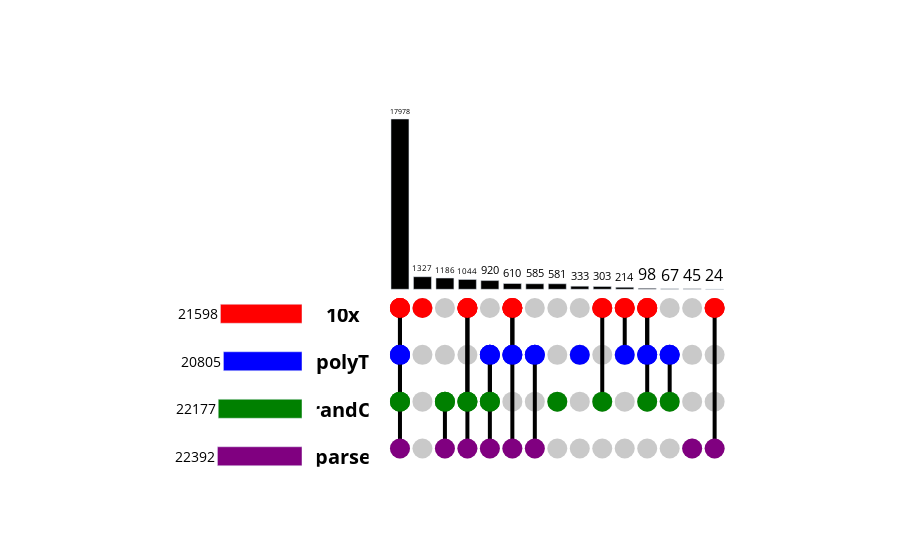

The cell this chart's notebook holds for it:
### Code cell
dict = {}

for data in datasets:
    dict[str(data.uns['name'])] = (df_genes['gene_ids'].isin(data.var['transcript_ids'])).tolist()
contents = pd.DataFrame(dict) 

upset = Upset.generate_plot(contents)
upset.show()

### Figure 1 — Plotly figure (JSON) as saved in the notebook; plotly's stock layout.template omitted (floating-point values rounded to 4 significant figures)
{"data": [{"marker": {"color": "#C9C9C9", "size": 20}, "mode": "markers", "showlegend": false, "type": "scatter", "x": [0, 0, 0, 0, 1, 1, 1, 1, 2, 2, 2, 2, 3, 3, 3, 3, 4, 4, 4, 4, 5, 5, 5, 5, 6, 6, 6, 6, 7, 7, 7, 7, 8, 8, 8, 8, 9, 9, 9, 9, 10, 10, 10, 10, 11, 11, 11, 11, 12, 12, 12, 12, 13, 13, 13, 13, 14, 14, 14, 14], "xaxis": "x3", "y": [-1978.0, -6922.0, -11870.0, -16810.0, -1978.0, -6922.0, -11870.0, -16810.0, -1978.0, -6922.0, -11870.0, -16810.0, -1978.0, -6922.0, -11870.0, -16810.0, -1978.0, -6922.0, -11870.0, -16810.0, -1978.0, -6922.0, -11870.0, -16810.0, -1978.0, -6922.0, -11870.0, -16810.0, -1978.0, -6922.0, -11870.0, -16810.0, -1978.0, -6922.0, -11870.0, -16810.0, -1978.0, -6922.0, -11870.0, -16810.0, -1978.0, -6922.0, -11870.0, -16810.0, -1978.0, -6922.0, -11870.0, -16810.0, -1978.0, -6922.0, -11870.0, -16810.0, -1978.0, -6922.0, -11870.0, -16810.0, -1978.0, -6922.0, -11870.0, -16810.0], "yaxis": "y3"}, {"line": {"color": "black", "width": 4}, "marker": {"color": ["red"], "line": {"color": "black"}, "showscale": false, "size": 20}, "mode": "markers+lines", "showlegend": false, "type": "scatter", "x": [0], "xaxis": "x3", "y": [-1978.0], "yaxis": "y3"}, {"line": {"color": "black", "width": 4}, "marker": {"color": ["red", "blue"], "line": {"color": "black"}, "showscale": false, "size": 20}, "mode": "markers+lines", "showlegend": false, "type": "scatter", "x": [0, 0], "xaxis": "x3", "y": [-1978.0, -6922.0], "yaxis": "y3"}, {"line": {"color": "black", "width": 4}, "marker": {"color": ["red", "blue", "green"], "line": {"color": "black"}, "showscale": false, "size": 20}, "mode": "markers+lines", "showlegend": false, "type": "scatter", "x": [0, 0, 0], "xaxis": "x3", "y": [-1978.0, -6922.0, -11870.0], "yaxis": "y3"}, {"line": {"color": "black", "width": 4}, "marker": {"color": ["red", "blue", "green", "purple"], "line": {"color": "black"}, "showscale": false, "size": 20}, "mode": "markers+lines", "showlegend": false, "type": "scatter", "x": [0, 0, 0, 0], "xaxis": "x3", "y": [-1978.0, -6922.0, -11870.0, -16810.0], "yaxis": "y3"}, {"line": {"color": "black", "width": 4}, "marker": {"color": ["red"], "line": {"color": "black"}, "showscale": false, "size": 20}, "mode": "markers+lines", "showlegend": false, "type": "scatter", "x": [1], "xaxis": "x3", "y": [-1978.0], "yaxis": "y3"}, {"line": {"color": "black", "width": 4}, "marker": {"color": ["green"], "line": {"color": "black"}, "showscale": false, "size": 20}, "mode": "markers+lines", "showlegend": false, "type": "scatter", "x": [2], "xaxis": "x3", "y": [-11870.0], "yaxis": "y3"}, {"line": {"color": "black", "width": 4}, "marker": {"color": ["green", "purple"], "line": {"color": "black"}, "showscale": false, "size": 20}, "mode": "markers+lines", "showlegend": false, "type": "scatter", "x": [2, 2], "xaxis": "x3", "y": [-11870.0, -16810.0], "yaxis": "y3"}, {"line": {"color": "black", "width": 4}, "marker": {"color": ["red"], "line": {"color": "black"}, "showscale": false, "size": 20}, "mode": "markers+lines", "showlegend": false, "type": "scatter", "x": [3], "xaxis": "x3", "y": [-1978.0], "yaxis": "y3"}, {"line": {"color": "black", "width": 4}, "marker": {"color": ["red", "green"], "line": {"color": "black"}, "showscale": false, "size": 20}, "mode": "markers+lines", "showlegend": false, "type": "scatter", "x": [3, 3], "xaxis": "x3", "y": [-1978.0, -11870.0], "yaxis": "y3"}, {"line": {"color": "black", "width": 4}, "marker": {"color": ["red", "green", "purple"], "line": {"color": "black"}, "showscale": false, "size": 20}, "mode": "markers+lines", "showlegend": false, "type": "scatter", "x": [3, 3, 3], "xaxis": "x3", "y": [-1978.0, -11870.0, -16810.0], "yaxis": "y3"}, {"line": {"color": "black", "width": 4}, "marker": {"color": ["blue"], "line": {"color": "black"}, "showscale": false, "size": 20}, "mode": "markers+lines", "showlegend": false, "type": "scatter", "x": [4], "xaxis": "x3", "y": [-6922.0], "yaxis": "y3"}, {"line": {"color": "black", "width": 4}, "marker": {"color": ["blue", "green"], "line": {"color": "black"}, "showscale": false, "size": 20}, "mode": "markers+lines", "showlegend": false, "type": "scatter", "x": [4, 4], "xaxis": "x3", "y": [-6922.0, -11870.0], "yaxis": "y3"}, {"line": {"color": "black", "width": 4}, "marker": {"color": ["blue", "green", "purple"], "line": {"color": "black"}, "showscale": false, "size": 20}, "mode": "markers+lines", "showlegend": false, "type": "scatter", "x": [4, 4, 4], "xaxis": "x3", "y": [-6922.0, -11870.0, -16810.0], "yaxis": "y3"}, {"line": {"color": "black", "width": 4}, "marker": {"color": ["red"], "line": {"color": "black"}, "showscale": false, "size": 20}, "mode": "markers+lines", "showlegend": false, "type": "scatter", "x": [5], "xaxis": "x3", "y": [-1978.0], "yaxis": "y3"}, {"line": {"color": "black", "width": 4}, "marker": {"color": ["red", "blue"], "line": {"color": "black"}, "showscale": false, "size": 20}, "mode": "markers+lines", "showlegend": false, "type": "scatter", "x": [5, 5], "xaxis": "x3", "y": [-1978.0, -6922.0], "yaxis": "y3"}, {"line": {"color": "black", "width": 4}, "marker": {"color": ["red", "blue", "purple"], "line": {"color": "black"}, "showscale": false, "size": 20}, "mode": "markers+lines", "showlegend": false, "type": "scatter", "x": [5, 5, 5], "xaxis": "x3", "y": [-1978.0, -6922.0, -16810.0], "yaxis": "y3"}, {"line": {"color": "black", "width": 4}, "marker": {"color": ["blue"], "line": {"color": "black"}, "showscale": false, "size": 20}, "mode": "markers+lines", "showlegend": false, "type": "scatter", "x": [6], "xaxis": "x3", "y": [-6922.0], "yaxis": "y3"}, {"line": {"color": "black", "width": 4}, "marker": {"color": ["blue", "purple"], "line": {"color": "black"}, "showscale": false, "size": 20}, "mode": "markers+lines", "showlegend": false, "type": "scatter", "x": [6, 6], "xaxis": "x3", "y": [-6922.0, -16810.0], "yaxis": "y3"}, {"line": {"color": "black", "width": 4}, "marker": {"color": ["green"], "line": {"color": "black"}, "showscale": false, "size": 20}, "mode": "markers+lines", "showlegend": false, "type": "scatter", "x": [7], "xaxis": "x3", "y": [-11870.0], "yaxis": "y3"}, {"line": {"color": "black", "width": 4}, "marker": {"color": ["blue"], "line": {"color": "black"}, "showscale": false, "size": 20}, "mode": "markers+lines", "showlegend": false, "type": "scatter", "x": [8], "xaxis": "x3", "y": [-6922.0], "yaxis": "y3"}, {"line": {"color": "black", "width": 4}, "marker": {"color": ["red"], "line": {"color": "black"}, "showscale": false, "size": 20}, "mode": "markers+lines", "showlegend": false, "type": "scatter", "x": [9], "xaxis": "x3", "y": [-1978.0], "yaxis": "y3"}, {"line": {"color": "black", "width": 4}, "marker": {"color": ["red", "green"], "line": {"color": "black"}, "showscale": false, "size": 20}, "mode": "markers+lines", "showlegend": false, "type": "scatter", "x": [9, 9], "xaxis": "x3", "y": [-1978.0, -11870.0], "yaxis": "y3"}, {"line": {"color": "black", "width": 4}, "marker": {"color": ["red"], "line": {"color": "black"}, "showscale": false, "size": 20}, "mode": "markers+lines", "showlegend": false, "type": "scatter", "x": [10], "xaxis": "x3", "y": [-1978.0], "yaxis": "y3"}, {"line": {"color": "black", "width": 4}, "marker": {"color": ["red", "blue"], "line": {"color": "black"}, "showscale": false, "size": 20}, "mode": "markers+lines", "showlegend": false, "type": "scatter", "x": [10, 10], "xaxis": "x3", "y": [-1978.0, -6922.0], "yaxis": "y3"}, {"line": {"color": "black", "width": 4}, "marker": {"color": ["red"], "line": {"color": "black"}, "showscale": false, "size": 20}, "mode": "markers+lines", "showlegend": false, "type": "scatter", "x": [11], "xaxis": "x3", "y": [-1978.0], "yaxis": "y3"}, {"line": {"color": "black", "width": 4}, "marker": {"color": ["red", "blue"], "line": {"color": "black"}, "showscale": false, "size": 20}, "mode": "markers+lines", "showlegend": false, "type": "scatter", "x": [11, 11], "xaxis": "x3", "y": [-1978.0, -6922.0], "yaxis": "y3"}, {"line": {"color": "black", "width": 4}, "marker": {"color": ["red", "blue", "green"], "line": {"color": "black"}, "showscale": false, "size": 20}, "mode": "markers+lines", "showlegend": false, "type": "scatter", "x": [11, 11, 11], "xaxis": "x3", "y": [-1978.0, -6922.0, -11870.0], "yaxis": "y3"}, {"line": {"color": "black", "width": 4}, "marker": {"color": ["blue"], "line": {"color": "black"}, "showscale": false, "size": 20}, "mode": "markers+lines", "showlegend": false, "type": "scatter", "x": [12], "xaxis": "x3", "y": [-6922.0], "yaxis": "y3"}, {"line": {"color": "black", "width": 4}, "marker": {"color": ["blue", "green"], "line": {"color": "black"}, "showscale": false, "size": 20}, "mode": "markers+lines", "showlegend": false, "type": "scatter", "x": [12, 12], "xaxis": "x3", "y": [-6922.0, -11870.0], "yaxis": "y3"}, {"line": {"color": "black", "width": 4}, "marker": {"color": ["purple"], "line": {"color": "black"}, "showscale": false, "size": 20}, "mode": "markers+lines", "showlegend": false, "type": "scatter", "x": [13], "xaxis": "x3", "y": [-16810.0], "yaxis": "y3"}, {"line": {"color": "black", "width": 4}, "marker": {"color": ["red"], "line": {"color": "black"}, "showscale": false, "size": 20}, "mode": "markers+lines", "showlegend": false, "type": "scatter", "x": [14], "xaxis": "x3", "y": [-1978.0], "yaxis": "y3"}, {"line": {"color": "black", "width": 4}, "marker": {"color": ["red", "purple"], "line": {"color": "black"}, "showscale": false, "size": 20}, "mode": "markers+lines", "showlegend": false, "type": "scatter", "x": [14, 14], "xaxis": "x3", "y": [-1978.0, -16810.0], "yaxis": "y3"}, {"hoverinfo": "none", "marker": {"color": "black"}, "text": [17980.0, 1327.0, 1186.0, 1044.0, 920.0, 610.0, 585.0, 581.0, 333.0, 303.0, 214.0, 98.0, 67.0, 45.0, 24.0], "textfont": {"color": "black", "size": 20}, "textposition": "outside", "type": "bar", "x": [0, 1, 2, 3, 4, 5, 6, 7, 8, 9, 10, 11, 12, 13, 14], "xaxis": "x3", "y": [17978, 1327, 1186, 1044, 920, 610, 585, 581, 333, 303, 214, 98, 67, 45, 24], "yaxis": "y3"}, {"mode": "text", "showlegend": false, "text": ["<b>10x</b>", "<b>polyT</b>", "<b>randO</b>", "<b>parse</b>"], "textfont": {"color": "black", "size": 20}, "textposition": "middle center", "type": "scatter", "x": [-0.05, -0.05, -0.05, -0.05], "xaxis": "x2", "y": [-1978.0, -6922.0, -11870.0, -16810.0, -1978.0, -6922.0, -11870.0, -16810.0, -1978.0, -6922.0, -11870.0, -16810.0, -1978.0, -6922.0, -11870.0, -16810.0, -1978.0, -6922.0, -11870.0, -16810.0, -1978.0, -6922.0, -11870.0, -16810.0, -1978.0, -6922.0, -11870.0, -16810.0, -1978.0, -6922.0, -11870.0, -16810.0, -1978.0, -6922.0, -11870.0, -16810.0, -1978.0, -6922.0, -11870.0, -16810.0, -1978.0, -6922.0, -11870.0, -16810.0, -1978.0, -6922.0, -11870.0, -16810.0, -1978.0, -6922.0, -11870.0, -16810.0, -1978.0, -6922.0, -11870.0, -16810.0, -1978.0, -6922.0, -11870.0, -16810.0], "yaxis": "y2"}, {"marker": {"color": ["red", "blue", "green", "purple", "orange", "yellow"]}, "orientation": "h", "text": [21600.0, 20800.0, 22180.0, 22390.0], "textfont": {"color": "black", "size": 20}, "textposition": "outside", "type": "bar", "width": 0.4, "x": [-21598, -20805, -22177, -22392], "xaxis": "x", "y": [0, 1, 2, 3], "yaxis": "y"}], "layout": {"plot_bgcolor": "white", "showlegend": false, "xaxis": {"anchor": "y", "domain": [0.1, 0.3], "range": [-39186, 0], "showticklabels": false}, "xaxis2": {"anchor": "y2", "domain": [0.32, 0.39], "showticklabels": false}, "xaxis3": {"anchor": "y3", "domain": [0.39, 0.9], "showticklabels": false}, "yaxis": {"anchor": "x", "autorange": "reversed", "domain": [0, 0.5], "showticklabels": false, "side": "right"}, "yaxis2": {"anchor": "x2", "domain": [0.035, 0.45], "showticklabels": false}, "yaxis3": {"anchor": "x3", "domain": [0, 1], "showticklabels": false}}}
